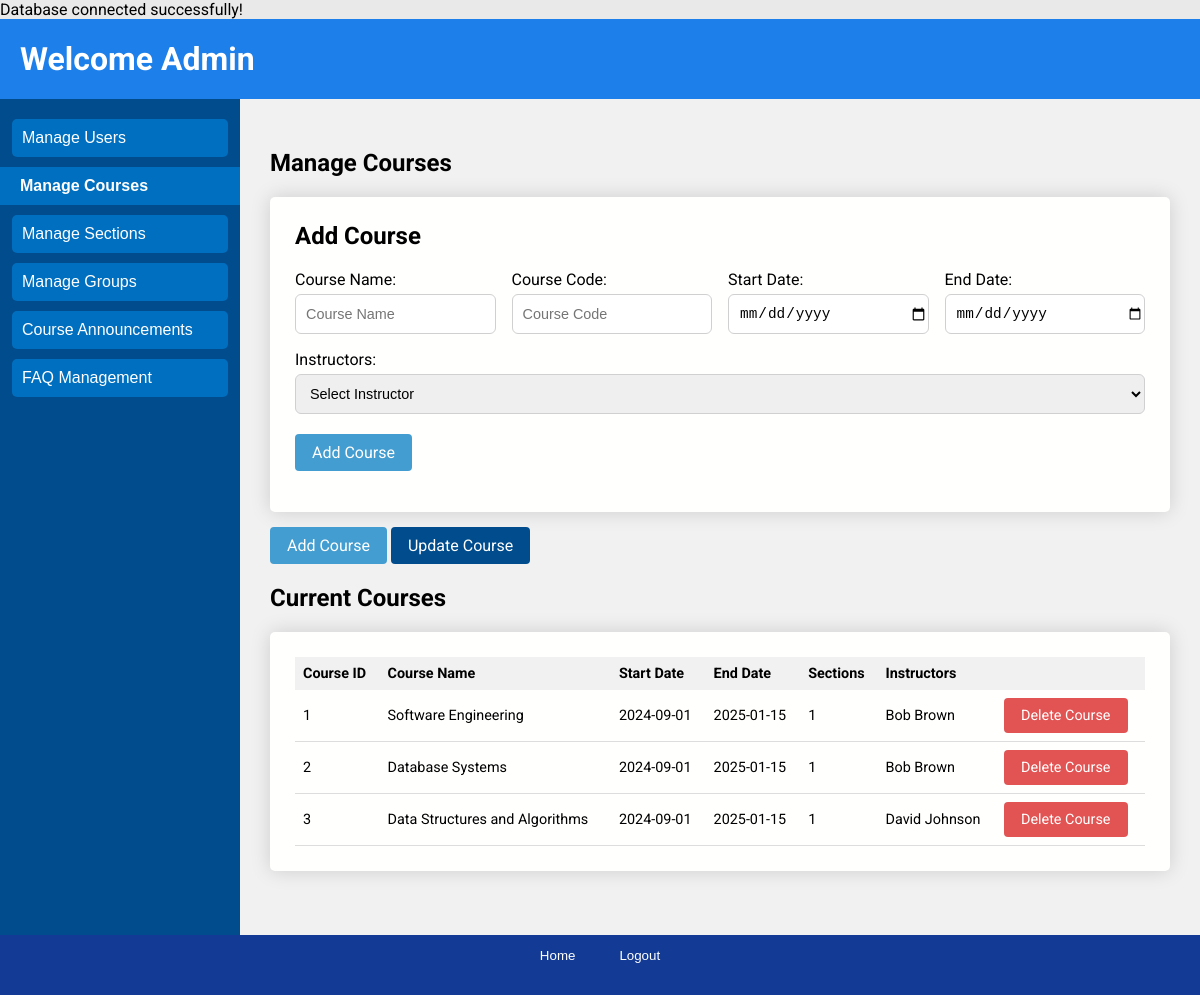
/users/admin/manage_courses.php, run on the app's committed database.
### tables this page shows
CREATE TABLE IF NOT EXISTS Course (
  CourseID INT AUTO_INCREMENT PRIMARY KEY,
  CourseCode VARCHAR(10) UNIQUE NOT NULL,
  Name VARCHAR(255),
  StartDate DATE,
  EndDate DATE
);

### users/admin/manage_courses.php (the view, shortened to what this page needs)
<?php
require_once '../../database.php';
try {
    $query = "SELECT c.CourseID, c.Name AS CourseName, c.StartDate, c.EndDate, COUNT(cs.SectionID) AS Sections,
              (SELECT GROUP_CONCAT(DISTINCT u.Name SEPARATOR ', ')
               FROM User u
               JOIN CourseInstructor ci ON u.UserID = ci.InstructorID
               WHERE ci.CourseID = c.CourseID
               ) AS Instructors
              FROM Course c
              LEFT JOIN CourseSection cs ON c.CourseID = cs.CourseID
              GROUP BY c.CourseID";
    $stmt = $pdo->prepare($query);
    $stmt->execute();
    $courses = $stmt->fetchAll(PDO::FETCH_ASSOC);
} catch (PDOException $e) {
    $_SESSION['error'] = "Error fetching courses: " . $e->getMessage();
    $courses = [];
}
?>
<!DOCTYPE html>
<html lang="en">
<head>
    <link rel="stylesheet" href="../../css/index.css">
</head>
<body>
    <div class="page">
        <header class="header">
            <h1>Welcome Admin</h1>
        </header>
        <div class="sidebar">
            <button onclick="location.href='manage_user.php'">Manage Users</button>
            <button class="is-selected" onclick="location.href='manage_courses.php'">Manage Courses</button>
            <button onclick="location.href='manage_sections.php'">Manage Sections</button>
            <button onclick="location.href='manage_groups.php'">Manage Groups</button>
            <button onclick="location.href='manage_announcements.php'">Course Announcements</button>
            <button onclick="location.href='manage_faqs.php'">FAQ Management</button>
        </div>
        <main class="main">
            <div class="main-header">
                <h2>Manage Courses</h2>
            </div>
            <div id="add-course" class="course-form table-wrapper">
                <h2>Add Course</h2>
                <form class="inline-form"  method="POST" action="edit_courses_endpoint.php">
                    <div class="label-input-body">
                        <div class="label-input">
                            <label for="course_name">Course Name:</label>
                            <input type="text" id="course_name" name="course_name" placeholder="Course Name" required />
                        </div>
                        <div class="label-input">
                            <label for="course_code">Course Code:</label>
                            <input type="text" id="course_code" name="course_code" placeholder="Course Code" required />
                        </div>
                        <div class="label-input">
                            <label for="start_date">Start Date:</label>
                            <input type="date" id="start_date" name="start_date" placeholder="Start Date" required />
                        </div>
                        <div class="label-input">
                            <label for="end_date">End Date:</label>
                            <input type="date" id="end_date" name="end_date" placeholder="End Date" required />
                        </div>
                        <div class="label-input">
                            <label for="instructors">Instructors:</label>
                            <select id="instructors" name="instructors" required>
                                <option value="" disabled selected>Select Instructor</option>
                            </select>
                        </div>
                    </div>
                    <div>
                        <button class="button is-primary" type="submit">Add Course</button>
                    </div>
                </form>
            </div>
            <div class="course-actions">
                <button class="button is-primary" onclick="showForm('add')">Add Course</button>
                <button class="button is-secondary" onclick="showForm('update')">Update Course</button>
            </div>
            <div class="course-table">
                <h2>Current Courses</h2>
                <div class="table-wrapper">
                    <table class="content-table">
                        <thead>
                            <tr>
                                <th>Course ID</th>
                                <th>Course Name</th>
                                <th>Start Date</th>
                                <th>End Date</th>
                                <th>Sections</th>
                                <th>Instructors</th>
                                <th></th>
                            </tr>
                        </thead>
                        <tbody>
                            <?php foreach ($courses as $course): ?>
                                <tr>
                                    <td><?= htmlspecialchars($course['CourseID']) ?></td>
                                    <td><?= htmlspecialchars($course['CourseName']) ?></td>
                                    <td><?= htmlspecialchars($course['StartDate']) ?></td>
                                    <td><?= htmlspecialchars($course['EndDate']) ?></td>
                                    <td><?= htmlspecialchars($course['Sections'] ?: 'N/A') ?></td>
                                    <td><?= htmlspecialchars($course['Instructors'] ?: 'No instructors') ?></td>
                                    <td>
                                        <button class="button is-delete" onclick="confirmDelete(<?php echo $course['CourseID']; ?>)">Delete Course</button>
                                    </td>
                                </tr>
                            <?php endforeach; ?>
                        </tbody>
                    </table>
                </div>
            </div>
        </main>
        <footer class="footer">
            <button onclick="location.href='home.php'">Home</button>
            <button onclick="location.href='logout.php'">Logout</button>
        </footer>
    </div>
</body>
</html>

### css/global.css (style rules this page uses)
:root { --white: #fffffe; --red10: #e25454; --red20: #cb4c4c; --green10: #75bb45; --green20: #68a83e; --blue10: #78C0E0; --blue20: #449DD1; --blue25: #3a83ad; --blue30: #192BC2; --blue40: #004C8C; --blue45: #013763; --blue50: #150578; --blue60: #0E0E52; --button: 500 0.875rem/1rem Roboto; }

### css/home.css (style rules this page uses)
body { font-family: "Roboto", Arial, sans-serif; margin: 0; background-color: #e9e9e9; }
.page { display: grid; grid-template-columns: 20% 1fr; grid-template-rows: 80px 1fr 60px; block-size: 100vh; grid-template-areas: "header header" "sidebar main" "footer footer"; }
.page .header { grid-area: header; background-color: #0e78eaed; color: white; padding-left: 20px; }
.page .sidebar { grid-area: sidebar; background-color: #004c8c; display: flex; flex-direction: column; align-items: center; gap: 10px; padding-top: 20px; }
.sidebar button { display: block; width: 90%; padding: 10px; font-size: 16px; color: white; background-color: #006fbf; border: none; border-radius: 5px; cursor: pointer; text-align: left; }
.sidebar button.is-selected { display: block; width: 100%; padding: 10px; padding-left: 20px; font-size: 16px; font-weight: 600; color: white; background-color: #006fbf; border: none; border-radius: 0; cursor: pointer; text-align: left; }
.page .main { grid-area: main; padding: 30px; background-color: #f1f1f1; overflow-y: auto; }
.page .footer { grid-area: footer; background-color: #133a94; color: white; padding: 10px; text-align: center; }
.footer button { background: none; border: none; color: white; padding: 1px 20px; cursor: pointer; }

### css/login.css (style rules this page uses)
body { font-family: "Roboto", Arial, sans-serif; margin: 0 ; }

### css/button.css (style rules this page uses)
.button { border: 1px solid transparent; padding-inline: 1rem; padding-block: .5rem; display: inline-block; font: var(--button-button); text-decoration: none; cursor: pointer; color: currentColor; background: transparent; border-radius: .25rem; }
.button.is-primary { background: var(--blue20); color: var(--white); }
.button.is-secondary { background: var(--blue40); color: var(--white); }
.button.is-delete { background: var(--red10); color: var(--white); }

### css/table.css (style rules this page uses)
.table-wrapper { padding: 25px; background: var(--white); box-shadow: 0 0 20px rgba(0, 0, 0, 0.15); border-radius: 5px; min-width: 600px; margin-block-end: 15px; }
.table-wrapper h2 { margin-block-start: 0; }
.content-table { border-collapse: collapse; font-size: 0.9em; min-width: 400px; width: 100%; }
.content-table thead th { background-color: #f1f1f1; }
.content-table thead tr { text-align: left; }
.content-table th, .content-table td { padding: .5rem; }
.content-table tbody tr { border-bottom: 1px solid #dddddd; }

### css/form.css (style rules this page uses)
.inline-form { display: flex; flex-direction: column; gap: 20px; }
.inline-form input { border: 1px solid #d0d0d0; border-radius: 6px; padding-inline-start: 10px; font-size: 0.9rem; }
.label-input input { height: 40px; }
.inline-form select { height: 40px; border: 1px solid #d0d0d0; border-radius: 6px; padding-inline-start: 10px; font-size: 0.9rem; }
.input-body, .label-input-body { display: flex; gap: 1rem; flex-wrap: wrap; }
.label-input { display: flex; flex-direction: column; flex: 1; gap: 5px; }

### data on the page
course: CourseID "1", Name "Software Engineering", StartDate "2024-09-01", EndDate "2025-01-15", Sections "1", Instructors "Bob Brown"
course: CourseID "2", Name "Database Systems", StartDate "2024-09-01", EndDate "2025-01-15", Sections "1", Instructors "Bob Brown"
course: CourseID "3", Name "Data Structures and Algorithms", StartDate "2024-09-01", EndDate "2025-01-15", Sections "1", Instructors "David Johnson"
